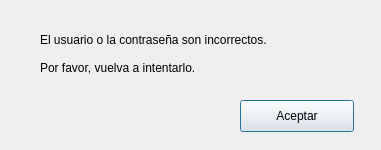
<?xml version="1.0" encoding="UTF-8"?>
<ui version="4.0">
 <class>dLoginFail</class>
 <widget class="QDialog" name="dLoginFail">
  <property name="windowModality">
   <enum>Qt::ApplicationModal</enum>
  </property>
  <property name="geometry">
   <rect>
    <x>0</x>
    <y>0</y>
    <width>381</width>
    <height>150</height>
   </rect>
  </property>
  <property name="windowTitle">
   <string>Error de inicio de sesión</string>
  </property>
  <property name="modal">
   <bool>true</bool>
  </property>
  <widget class="QPushButton" name="btAccept">
   <property name="geometry">
    <rect>
     <x>240</x>
     <y>100</y>
     <width>114</width>
     <height>32</height>
    </rect>
   </property>
   <property name="text">
    <string>Aceptar</string>
   </property>
   <property name="default">
    <bool>true</bool>
   </property>
  </widget>
  <widget class="QLabel" name="lbLine1">
   <property name="geometry">
    <rect>
     <x>40</x>
     <y>30</y>
     <width>291</width>
     <height>20</height>
    </rect>
   </property>
   <property name="text">
    <string>El usuario o la contraseña son incorrectos.</string>
   </property>
  </widget>
  <widget class="QLabel" name="lbLine2">
   <property name="geometry">
    <rect>
     <x>40</x>
     <y>60</y>
     <width>241</width>
     <height>16</height>
    </rect>
   </property>
   <property name="text">
    <string>Por favor, vuelva a intentarlo.</string>
   </property>
  </widget>
 </widget>
 <resources/>
 <connections/>
</ui>
